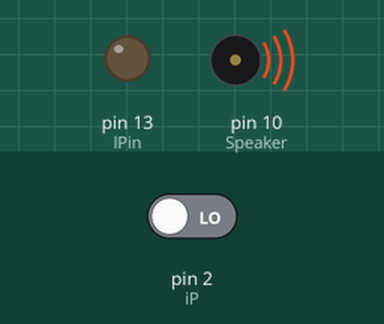
Simulated run of this sketch. Board: Arduino Uno, built with avr-gcc and run on an emulated ATmega328P. Parts: output pins drawn as LEDs (lit = HIGH), buzzer (waves = sounding, pin HIGH). The inputs (shaded band) are chosen by the test bench; at power-on: pin 2 (iP) LOW.

Above: at 0.03 s.
Timing chart, 0 to 3.0 s (numbered marks = the images above):
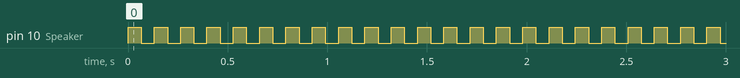

Measured:
- by itself, pin 10 (Speaker): alternates HIGH for 0.07 s and LOW for 0.07 s

The sketch:

sketch_oct20a.ino
```cpp
int lPin = 13;
int iP = 2;
int value  = LOW;
int val = 0;
int Speaker = 10;

void setup() {
  pinMode(lPin, OUTPUT);
  pinMode(iP, INPUT);
  pinMode(Speaker, OUTPUT);
  Serial.begin(9600);
}

void loop() {
  val = digitalRead(iP);
  if (val == HIGH) {
    digitalWrite(lPin, HIGH);
    playTone(0, 0);
    delay(500);
    if (value == LOW) {
      Serial.println("Can't find Fire");
      value = HIGH;
            }
     }
    else {
    digitalWrite(lPin, LOW);
    playTone(300, 150);
    delay(30);
    if (value== HIGH) {
      Serial.println("It's burnning. Escape Hurry Up!!!");
      value = LOW;
    }
  }
}

void playTone(long d, int s) {
  d *= 1000;
  int period = (2.0 / s) * 10000;
  long gone_time = 0;
  while (gone_time < d) {
    digitalWrite(Speaker,HIGH);
    delay(period / 2);
    digitalWrite(Speaker, LOW);
    delay(period / 2);
    gone_time += (period);
  }
}
```
